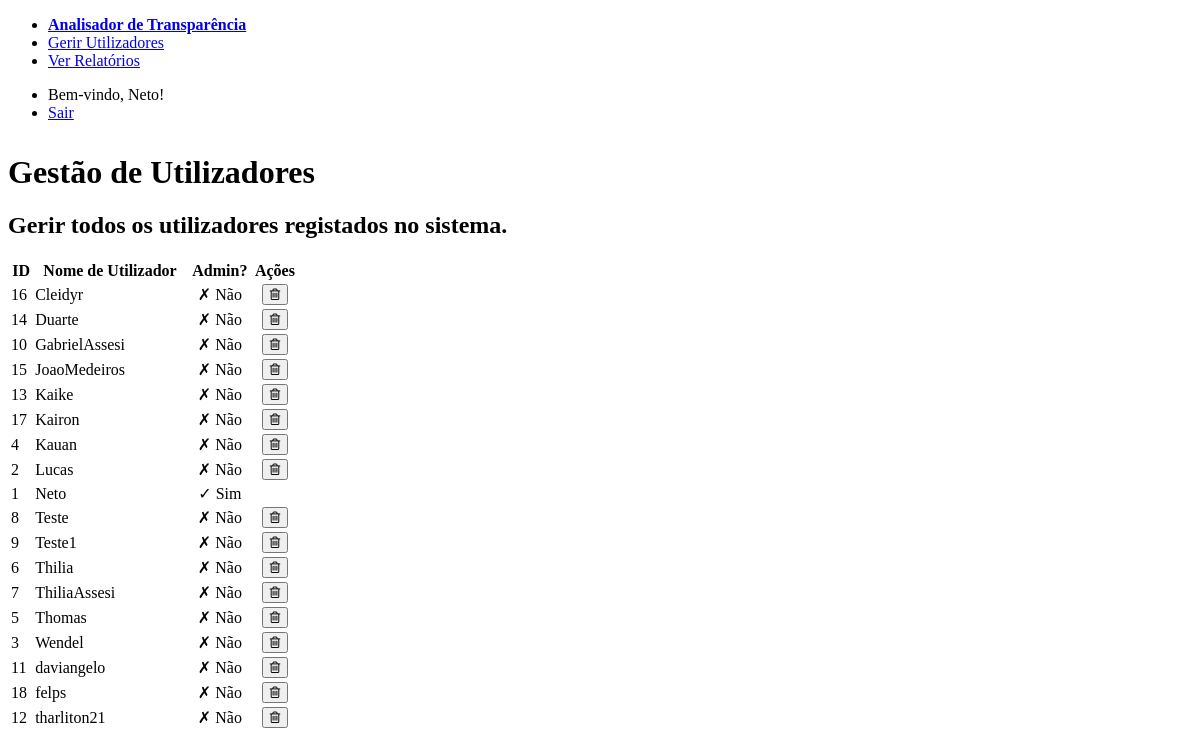
Page /admin/users (signed in) on the committed database.
### tables this page shows
CREATE TABLE "users" (
	"id"	INTEGER,
	"username"	TEXT NOT NULL UNIQUE,
	"password_hash"	TEXT NOT NULL,
	"is_admin"	INTEGER NOT NULL DEFAULT 0,
	PRIMARY KEY("id" AUTOINCREMENT)
);

### app.py (the view)
@app.route('/admin/users')
@admin_required
def admin_users():
    users = db.list_all_users()
    return render_template('admin_users.html', users=users)

### app.py (called while the page is built)
def admin_required(f):
    @wraps(f)
    def decorated_function(*args, **kwargs):
        if not session.get('is_admin'):
            flash('Acesso negado. Esta área é apenas para administradores.', 'danger')
            return redirect(url_for('dashboard'))
        return f(*args, **kwargs)
    return decorated_function

### db.py (called while the page is built)
def dict_factory(cursor, row):
    d = {}
    for idx, col in enumerate(cursor.description):
        d[col[0]] = row[idx]
    return d

def list_all_users():
    conn = sqlite3.connect(DB_NAME, timeout=15)
    conn.row_factory = dict_factory
    cursor = conn.cursor()
    cursor.execute("SELECT id, username, is_admin FROM users ORDER BY username")
    users = cursor.fetchall()
    conn.close()
    return users

### templates/admin_users.html
{% extends "layout.html" %}
{% block content %}
<hgroup>
    <h1>Gestão de Utilizadores</h1>
    <h2>Gerir todos os utilizadores registados no sistema.</h2>
</hgroup>
<article>
    <table>
        <thead>
            <tr>
                <th>ID</th>
                <th>Nome de Utilizador</th>
                <th style="text-align: center;">Admin?</th>
                <th style="text-align: center; width: 15%;">Ações</th>
            </tr>
        </thead>
        <tbody>
            {% for user in users %}
            <tr>
                <td>{{ user.id }}</td>
                <td>{{ user.username }}</td>
                <td style="text-align: center;">
                    {% if user.is_admin %}
                        <span style="color: var(--pico-color-green-500);">✓ Sim</span>
                    {% else %}
                        <span style="color: var(--pico-color-red-500);">✗ Não</span>
                    {% endif %}
                </td>
                <td style="text-align: center;">
                    {% if user.username != session.username %}
                    <form action="{{ url_for('delete_user', user_id=user.id) }}" method="post" style="margin: 0;" onsubmit="return confirm('Tem a certeza que quer apagar o utilizador {{ user.username }}? Todas as suas análises serão perdidas.');">
                        <button type="submit" class="outline sm danger" title="Apagar Utilizador">
                            <i class="fa fa-trash-o" aria-hidden="true"></i>
                        </button>
                    </form>
                    {% endif %}
                </td>
            </tr>
            {% else %}
            <tr>
                <td colspan="4">Nenhum utilizador encontrado.</td>
            </tr>
            {% endfor %}
        </tbody>
    </table>
</article>
{% endblock %}

### templates/layout.html (shortened to what this page needs)
<!DOCTYPE html>
<html lang="pt-br">
<head>
    <link rel="stylesheet" href="https://cdn.jsdelivr.net/npm/@picocss/pico@1/css/pico.min.css">
    <link rel="stylesheet" href="https://cdnjs.cloudflare.com/ajax/libs/font-awesome/4.7.0/css/font-awesome.min.css">
</head>
<body>
    <main class="container">
        {% if session.username %}
        <nav>
            <ul>
                <li><strong><a href="{{ url_for('dashboard') }}">Analisador de Transparência</a></strong></li>
                {% if session.is_admin %}
                    <li><a href="{{ url_for('admin_users') }}">Gerir Utilizadores</a></li>
                    <li><a href="{{ url_for('admin_reports') }}">Ver Relatórios</a></li>
                {% endif %}
            </ul>
            <ul>
                <li>Bem-vindo, {{ session.username }}!</li>
                <li><a href="{{ url_for('logout') }}" role="button" class="secondary outline">Sair</a></li>
            </ul>
        </nav>
        {% endif %}
        {% block content %}{% endblock %}
    </main>
</body>
</html>

### templates/layout.html (style rules this page uses)
body { padding-bottom: 5em; }
.container { max-width: 960px; }
nav { margin-bottom: 2em; }

### rows in the picture
users: username "Neto", id "1", is_admin "✓ Sim"
users: id "16", username "Cleidyr", is_admin "✗ Não"
users: id "14", username "Duarte", is_admin "✗ Não"
users: id "10", username "GabrielAssesi", is_admin "✗ Não"
users: id "15", username "JoaoMedeiros", is_admin "✗ Não"
users: id "13", username "Kaike", is_admin "✗ Não"
users: id "17", username "Kairon", is_admin "✗ Não"
users: id "4", username "Kauan", is_admin "✗ Não"
users: id "2", username "Lucas", is_admin "✗ Não"
users: id "8", username "Teste", is_admin "✗ Não"
users: id "9", username "Teste1", is_admin "✗ Não"
users: id "6", username "Thilia", is_admin "✗ Não"
users: id "7", username "ThiliaAssesi", is_admin "✗ Não"
users: id "5", username "Thomas", is_admin "✗ Não"
users: id "3", username "Wendel", is_admin "✗ Não"
users: id "11", username "daviangelo", is_admin "✗ Não"
users: id "18", username "felps", is_admin "✗ Não"
users: id "12", username "tharliton21", is_admin "✗ Não"
